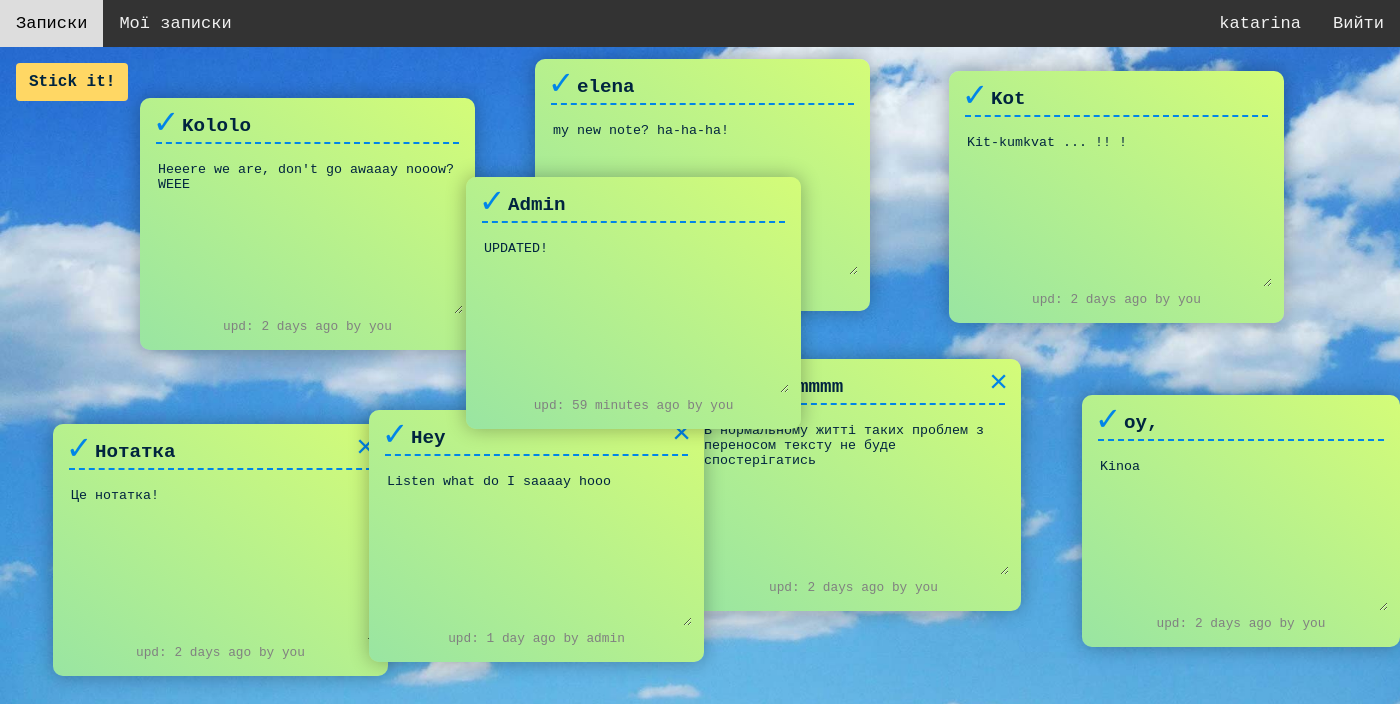
The app's page / (signed in) with its own data.
### notes/models.py (models this page shows, shortened)
class Note(models.Model):
    title = models.CharField(max_length=300, default='')
    content = models.TextField(default='')
    left = models.CharField(max_length=7, default='35vw')
    top = models.CharField(max_length=7, default='37h')
    author = models.ForeignKey(
        User, on_delete=models.CASCADE
    )
    creation_date = models.DateTimeField(auto_now_add=True, editable=False)
    def get_title_id(self):
        return f'title_{self.id}'
    def get_content_id(self):
        return f'content_{self.id}'
    def get_footer_id(self):
        return f'footer_{self.id}'
    def get_edits(self):
        return self.edit_set.all()
    def get_last_edit(self):
        edits = self.get_edits()
        if edits:
            last_edit = edits[0]
            for edit in edits:
                if edit.creation_date > last_edit.creation_date:
                    last_edit = edit
            return last_edit
    def get_save_alert_id(self):
        return f'save_alert_{self.id}'

class Edit(models.Model):
    title = models.CharField(max_length=300)
    content = models.TextField()
    note = models.ForeignKey(
        Note, on_delete=models.CASCADE
    )
    author = models.ForeignKey(
        User, on_delete=models.CASCADE
    )
    creation_date = models.DateTimeField(auto_now_add=True, editable=False)
    def when_published(self):
        now = timezone.now()
        since = now - self.creation_date
        days = since.days
        seconds = since.seconds
        if days == 0:
            if int(seconds/3600) == 1:
                return f"{int(seconds / 3600)} hour ago"
            elif seconds >= 3600:
                return f"{int(seconds/3600)} hours ago"
            elif int(seconds / 60) == 1:
                return f"{int(seconds / 60)} minute ago"
            else:
                return f"{int(seconds / 60)} minutes ago"
        elif days == 1:
            return f"{days} day ago"
        else:
            return f"{days} days ago"

### notes/views.py (the view)
# urls.py: path("", views.all_notes, name="notes"),
def all_notes(request):
    context = {'notes': Note.objects.all(),
               'user': request.user,
               'only_user': False,}
    return render(request, "all_notes.html", context)

### notes/templates/all_notes.html (shortened to what this page needs)
{% extends 'base.html' %}
{% load static %}
{% block header %}
    <link rel="stylesheet" href="{% static 'note.css' %}">
{% endblock %}
{%  block content %}
        {% if user.is_authenticated %}
                <button class="button" id="createsticky">Stick it!</button>
        {% endif %}
        <div id="stickies-container">
                {% for note in notes %}
                        {% if not only_user or user == note.author %}
                                <div id={{ note.id }} class="drag sticky"
                                     style="left:{{ note.left }}; top:{{ note.top }}">
                                        <h3><input type="text" name="stickytitle"
                                                   id={{ note.get_title_id }} value={{ note.title }}></h3>
                                        <p><textarea name="stickytext" id={{ note.get_content_id }}
                                                     cols="24" rows="10">{{ note.content }}</textarea></p>
                                        {% if note.author == user %}
                                                <span class="deletesticky">&times;</span>
                                        {% endif %}
                                        {% if user.is_authenticated %}
                                                <span class="savesticky">&#10003;</span>
                                        {% endif %}
                                        {% if note.get_last_edit %}
                                        <a href="{% url 'notes:details_note' note.id %}" style="text-decoration:none;">
                                                <div id={{ note.get_footer_id }}, class="update_footer">
                                                        {% if user == note.get_last_edit.author %}
                                                        <span>upd: {{ note.get_last_edit.when_published }} by you</span>
                                                        {% else %}
                                                        <span>upd: {{ note.get_last_edit.when_published }} by {{ note.get_last_edit.author }}</span>
                                                        {% endif %}
                                                </div>
                                        </a>
                                        {% endif %}
                                </div>
                        {% else %}
                         <div id={{ note.id }} class="grass_border"
                                    style="left:{{ note.left }}; top:{{ note.top }}">
                         </div>
                        {% endif %}
                {% endfor %}
        </div>
{% endblock %}

### notatky/templates/navbar.html
{%  block content %}
<div class="navbar">
  <a href="{% url 'notes:notes' %}">Записки</a>
  {% if user.is_authenticated %}
  <a href="{% url 'notes:user_notes' %}">Мої записки</a>
  <a href="{% url 'auth:log_out' %}" style="float:right">Вийти</a>
  <a href="{% url 'auth:profile' user.id %}" style="float:right">{{ user.username }}</a>
  {% else %}
  <a href="{% url 'auth:log_in' %}" style="float:right">Увійти</a>
  {% endif %}
</div>
{% endblock %}

### notatky/static/css/navbar.css (style rules this page uses)
.navbar { width: 100%; position: -webkit-sticky; position: sticky; top: 0px; background-color: #333; overflow: hidden; z-index: 5; }
.navbar a { float: left; color: #f2f2f2; text-align: center; padding: 14px 16px; text-decoration: none; font-size: 17px; }

### notes/static/css/base.css (style rules this page uses)
html { box-sizing: border-box; font-family: 'Courier New', Courier, monospace; }
body { background: linear-gradient(to left bottom, #41d8dd, #5583ee); min-height: 100vh; height: 100%; margin: 0; position: relative; background-image: url("img/sky.jpg"); -webkit-background-size: cover; -moz-background-size: cover; -o-background-size: cover; background-size: cover; }
button.button, button { -moz-user-select: none; -ms-user-select: none; -webkit-user-select: none; color: #00243f; background-color: rgb(255,215,100); border-radius: 0.25rem; border: 1px solid transparent; display: inline-block; font-family: 'Courier New', Courier, monospace; font-size: 1rem; font-weight: 600; line-height: 1.5; padding: 0.375rem 0.75rem; text-align: center; user-select: none; vertical-align: middle; margin-top: 1rem; }
a { text-decoration: none; }

### notes/static/css/note.css (style rules this page uses)
#stickies-container { padding: 1rem; }
.drag { -webkit-touch-callout: none; -webkit-user-select: none; -khtml-user-select: none; -moz-user-select: none; -ms-user-select: none; user-select: none; }
.sticky textarea, .sticky input { width: 100%; color: black; background: transparent; border: none; outline: none; font-family: 'Courier New', Courier, monospace; color: #00243f; }
.sticky { background: linear-gradient(to left bottom, #d4fc78, #99e5a2); box-shadow: 0 0 20px rgba(0, 0, 0, 0.3); color: #00243f; cursor: grab; display: inline-block; padding: 1rem 1rem 1rem 1rem; position: absolute; border-radius: 10px; }
.sticky h3, .sticky-flexy h3 { border-bottom: dashed 2px #0085e8; margin: 0 0 1rem 0; min-height: 1.3rem; padding: 0 1.5rem 0.25rem 1.5rem; }
.sticky p, .sticky-flexy p { margin: 0; min-height: 9rem; font-size: 1rem; font-weight: 400; }
.sticky p textarea { min-height: 9rem; min-width: 17rem; }
.sticky h3 input { font-size: 1.2rem; font-weight: 600; }
.sticky_update_footer, .update_footer { font-size: 0.8rem; font-weight: 100; color: grey; text-align: center; }
.sticky .deletesticky { color: #0085e8; cursor: pointer; font-size: 2rem; position: absolute; right: 0.8rem; top: 0.4rem; }
.savesticky { color: #0085e8; cursor: pointer; font-size: 2rem; position: absolute; left: 0.8rem; top: 0.3rem; }
#createsticky { margin-top: 1rem; margin-left: 1rem; }

### records on screen
Note: stickytitle "Нотатка", stickytext "Це нотатка!", get_last_edit.when_published "2 days ago"
Note: stickytitle "KORAmmmmmm", stickytext "В нормальному житті таких проблем з переносом тексту не буде спостерігатись", get_last_edit.when_published "2 days ago"
Note: stickytitle "Kot", stickytext "Kit-kumkvat ... !! !", get_last_edit.when_published "2 days ago"
Note: stickytitle "Kololo", stickytext "Heeere we are, don't go awaaay nooow? WEEE", get_last_edit.when_published "2 days ago"
Note: stickytitle "elena", stickytext "my new note? ha-ha-ha!"
Note: stickytitle "oy,", stickytext "Kinoa", get_last_edit.when_published "2 days ago"
Note: stickytitle "Hey", stickytext "Listen what do I saaaay hooo", get_last_edit.when_published "1 day ago", get_last_edit.author "admin"
Note: stickytitle "Admin", stickytext "UPDATED!", get_last_edit.when_published "59 minutes ago"

### other values on screen
{{ user.username }} "katarina"
